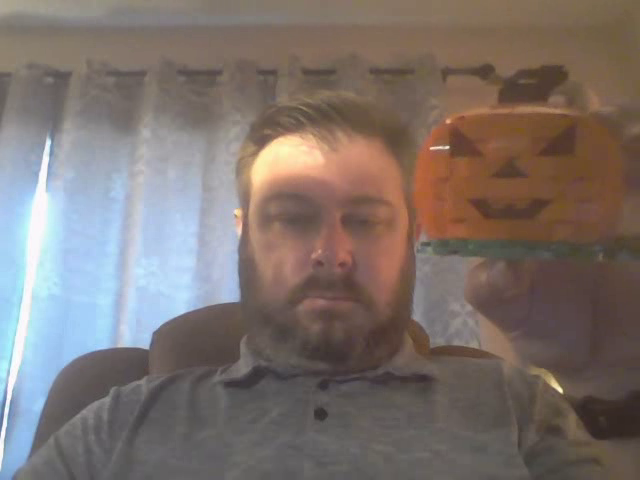
#> input picture frame 22 of optical_flow/output.mp4, 640 x 480 px
$ python kalman_tracking.py
#> lines starting #> are read from the running program, lines starting #| are printed output that depends on the picture; after the words box and inside, x2 and y2 are one past the last pixel; in counts of white or black regions, pixels touching at a corner belong together
import cv2
import numpy as np


# kf = cv2.KalmanFilter(4, 2)  # 4 state variables (x, y, dx, dy), 2 measurements (x, y)
# kf.transitionMatrix = np.array([[1, 0, 1, 0],
#                                 [0, 1, 0, 1],
#                                 [0, 0, 1, 0],
#                                 [0, 0, 0, 1]], np.float32)
#
# kf.measurementMatrix = np.array([[1, 0, 0, 0],
#                                  [0, 1, 0, 0]], np.float32)
# kf.processNoiseCov = np.eye(4, dtype=np.float32) * 0.03
# kf.measurementNoiseCov = np.eye(2, dtype=np.float32) * 0.5
# kf.statePost = np.array([[0], [0], [0], [0]], np.float32)
#
# # Dummy data (or connect to a video feed)
# measurements = np.array([[i + np.random.randn()*0.5,
#                           j + np.random.randn()*0.5] for i, j in zip(range(0, 100, 5), range(0, 100, 5))], np.float32)
#
# # Tracking loop
# for measurement in measurements:
#     pred = kf.predict()
#     kf.correct(measurement)
#     print("Predicted:", pred.ravel(), "Measured:", measurement)

cap = cv2.VideoCapture("output.mp4")
kf = cv2.KalmanFilter(4, 2)
# (initialize matrices as in previous code)

while cap.isOpened():
    ret, frame = cap.read()
#> frame is the input picture: shape (480, 640, 3); mean B, G, R 108.8, 113.6, 124.6
    if not ret:
        break

    # Detect object position (simple threshold example)
    # Assume we get `x, y` position
    frame = cv2.cvtColor(frame, cv2.COLOR_BGR2HSV)
#> frame: shape (480, 640, 3); mean H, S, V 43.1, 60.7, 132.9
    print(frame[173, 391])
#| [ 10 130 184]
    # print(frame[470, 180])
    color_low = np.array([7, 150, 100])
    color_high = np.array([15, 200, 255])
    mask = cv2.inRange(frame, color_low, color_high)
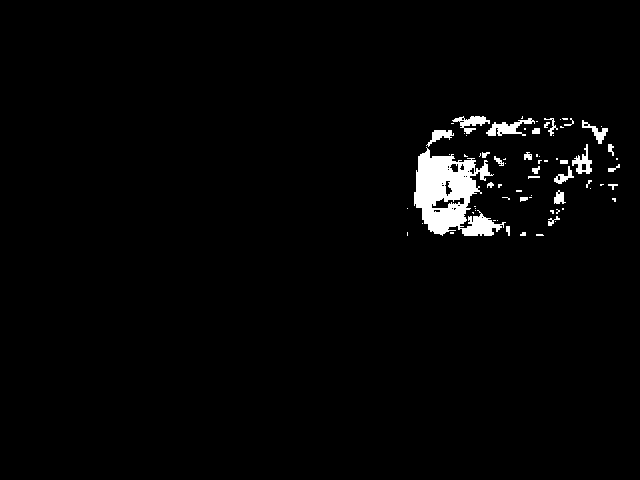
#> mask: shape (480, 640); 2.2% white; 72 white regions (45 under 20 px), largest, box (x1, y1, x2, y2) and area: (414, 147, 506, 236) 4288, (486, 118, 535, 136) 387, (452, 116, 490, 134) 294
    cv2.imshow('mask', frame)
    cv2.waitKey(1)
    # [12 lines of commented-out code are left out]
    edges = cv2.Canny(mask, 100, 200)
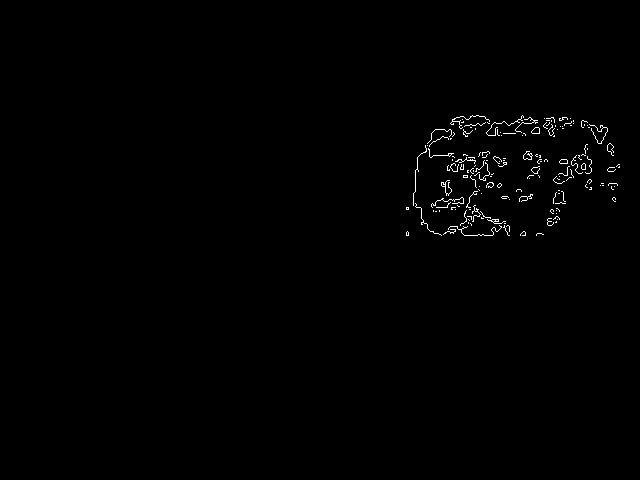
#> edges: shape (480, 640); 0.64% white in thin lines or dots, all inside (x1, y1, x2, y2) = (406, 115, 620, 236)
    x, y, w, h = cv2.boundingRect(edges)
#> x = 406; y = 115; w = 214; h = 121
    # [6 lines of commented-out code are left out]

    cent_x = x+w//2
#> cent_x = 513
    cent_y = y+h//2
#> cent_y = 175

    pred = kf.predict()
    measurement = np.array([[cent_x], [cent_y]], np.float32)
#> measurement = [513, 175]
    kf.correct(measurement)

    # Draw predicted and measured positions
    cv2.circle(frame, (int(pred[0]), int(pred[1])), 3, (0, 255, 0), -1)
#> frame: shape (480, 640, 3); mean H, S, V 43.1, 60.7, 132.9
    cv2.circle(frame, (cent_x, cent_y), 3, (255, 0, 0), -1)
#> frame: shape (480, 640, 3); mean H, S, V 43.1, 60.7, 132.8
    # cv2.imshow("Tracking", frame)

    if cv2.waitKey(30) & 0xFF == ord('q'):
#> (key q is pressed here)
        break

cap.release()
cv2.destroyAllWindows()

$ run again, starting later in the video
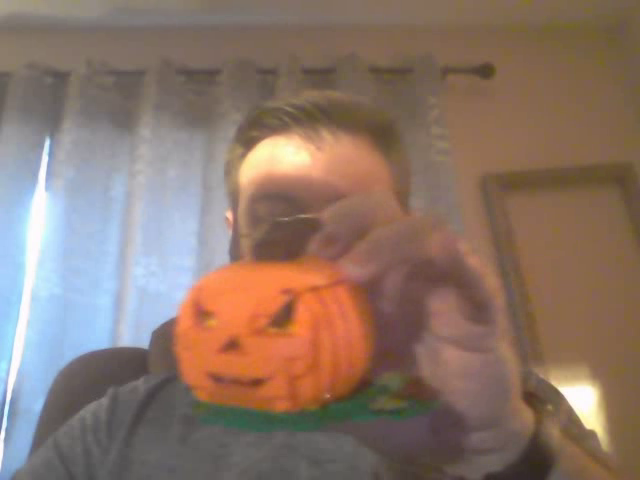
#> input picture frame 102 of optical_flow/output.mp4, 640 x 480 px
#> frame is the input picture: shape (480, 640, 3); mean B, G, R 105.3, 117.4, 139.1
#| [  9 116 150]
#> `mask = cv2.inRange(frame, color_low, color_high)`:
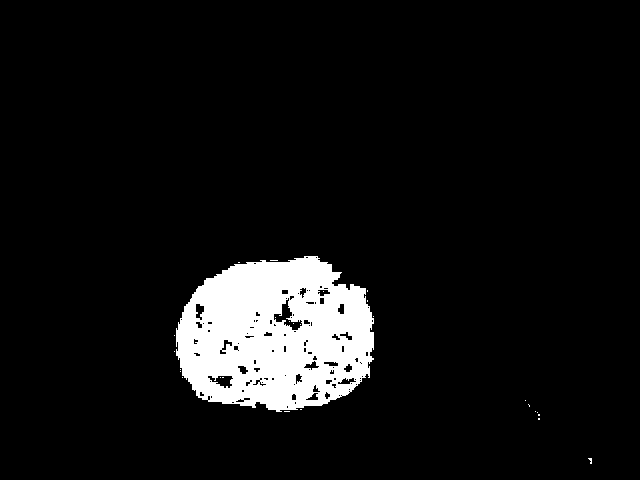
#> mask: shape (480, 640); 7.4% white; 27 white regions (26 under 20 px), largest, box (x1, y1, x2, y2) and area: (176, 256, 374, 412) 22700
#> `edges = cv2.Canny(mask, 100, 200)`:
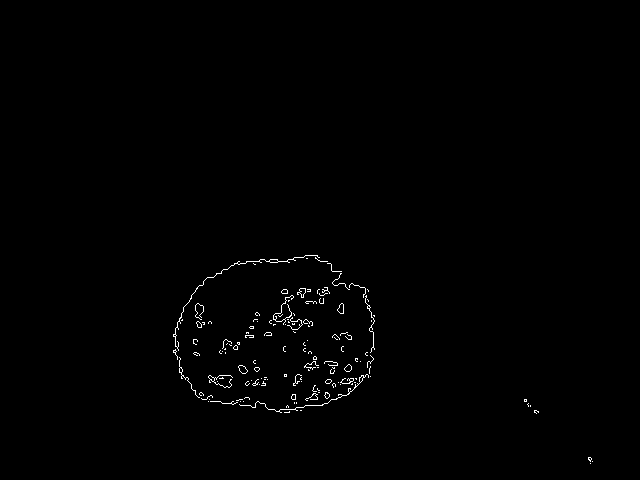
#> edges: shape (480, 640); 0.62% white in thin lines or dots, all inside (x1, y1, x2, y2) = (173, 255, 593, 464)
#> x = 173; y = 255; w = 420; h = 209
#> cent_x = 383
#> cent_y = 359
#> measurement = [383, 359]

$ run again, starting later in the video
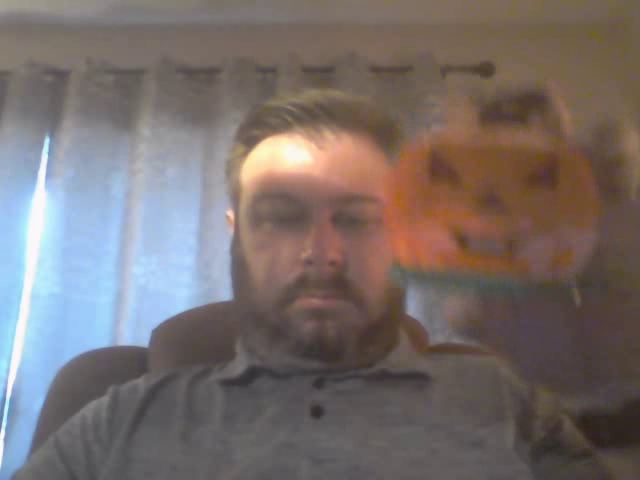
#> input picture frame 181 of optical_flow/output.mp4, 640 x 480 px
#> frame is the input picture: shape (480, 640, 3); mean B, G, R 107.5, 109.8, 119.3
#| [  8 140 177]
#> `mask = cv2.inRange(frame, color_low, color_high)`:
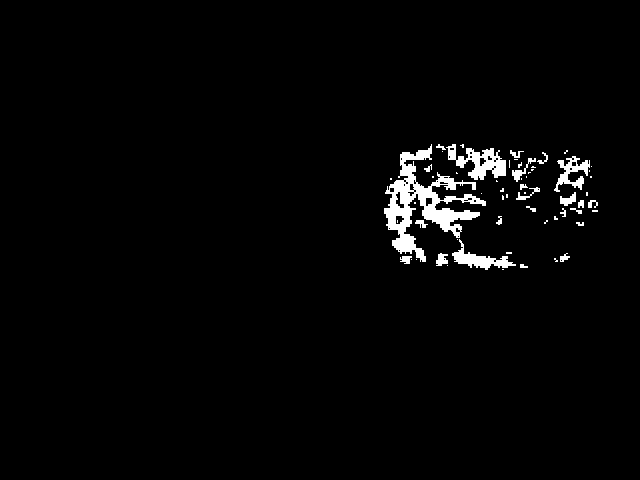
#> mask: shape (480, 640); 2.3% white; 60 white regions (36 under 20 px), largest, box (x1, y1, x2, y2) and area: (384, 144, 486, 262) 3659, (446, 144, 506, 180) 989, (452, 239, 516, 270) 634
#> `edges = cv2.Canny(mask, 100, 200)`:
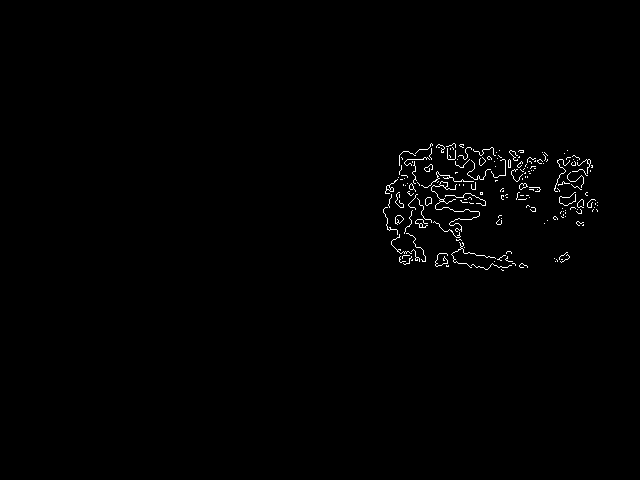
#> edges: shape (480, 640); 0.76% white in thin lines or dots, all inside (x1, y1, x2, y2) = (383, 143, 598, 271)
#> x = 383; y = 143; w = 215; h = 128
#> cent_x = 490
#> cent_y = 207
#> measurement = [490, 207]
